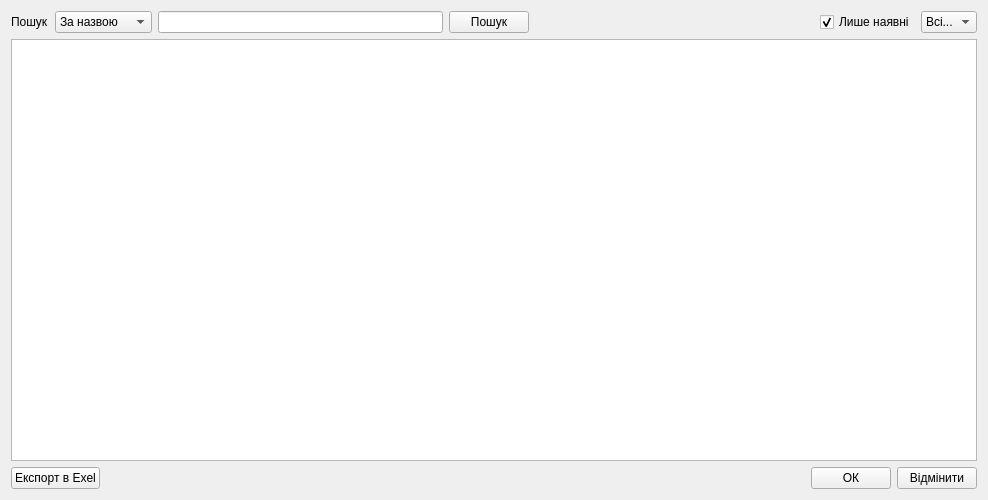
<?xml version="1.0" encoding="UTF-8"?>
<ui version="4.0">
 <class>viewForm</class>
 <widget class="QWidget" name="viewForm">
  <property name="geometry">
   <rect>
    <x>0</x>
    <y>0</y>
    <width>988</width>
    <height>500</height>
   </rect>
  </property>
  <property name="sizePolicy">
   <sizepolicy hsizetype="Preferred" vsizetype="Preferred">
    <horstretch>0</horstretch>
    <verstretch>0</verstretch>
   </sizepolicy>
  </property>
  <property name="minimumSize">
   <size>
    <width>640</width>
    <height>500</height>
   </size>
  </property>
  <property name="maximumSize">
   <size>
    <width>16777215</width>
    <height>16777215</height>
   </size>
  </property>
  <property name="windowTitle">
   <string>Перегляд товару</string>
  </property>
  <property name="windowIcon">
   <iconset resource="res.qrc">
    <normaloff>:/new/prefix1/ico/res/drawable-xxxhdpi/round_monetization_on_black_18.png</normaloff>:/new/prefix1/ico/res/drawable-xxxhdpi/round_monetization_on_black_18.png</iconset>
  </property>
  <layout class="QHBoxLayout" name="horizontalLayout_7">
   <item>
    <layout class="QVBoxLayout" name="verticalLayout">
     <property name="sizeConstraint">
      <enum>QLayout::SetMaximumSize</enum>
     </property>
     <item>
      <layout class="QHBoxLayout" name="horizontalLayout_6">
       <item>
        <layout class="QHBoxLayout" name="horizontalLayout">
         <item>
          <widget class="QLabel" name="label">
           <property name="text">
            <string>Пошук</string>
           </property>
          </widget>
         </item>
         <item>
          <widget class="QComboBox" name="comboBox_viewForm_serchType">
           <item>
            <property name="text">
             <string>За назвою</string>
            </property>
           </item>
           <item>
            <property name="text">
             <string>За кількістю</string>
            </property>
           </item>
           <item>
            <property name="text">
             <string>за ціною</string>
            </property>
           </item>
          </widget>
         </item>
         <item>
          <widget class="QLineEdit" name="lineEdit_viewForm_search"/>
         </item>
         <item>
          <widget class="QPushButton" name="pushButton_viewform_search">
           <property name="text">
            <string>Пошук</string>
           </property>
          </widget>
         </item>
         <item>
          <spacer name="horizontalSpacer_3">
           <property name="orientation">
            <enum>Qt::Horizontal</enum>
           </property>
           <property name="sizeHint" stdset="0">
            <size>
             <width>40</width>
             <height>20</height>
            </size>
           </property>
          </spacer>
         </item>
         <item>
          <widget class="QCheckBox" name="checkBox_viewForm_nullNumber">
           <property name="text">
            <string>Лише наявні</string>
           </property>
           <property name="checked">
            <bool>true</bool>
           </property>
          </widget>
         </item>
         <item>
          <widget class="QComboBox" name="comboBox_viewForm_place">
           <item>
            <property name="text">
             <string>Всі...</string>
            </property>
           </item>
          </widget>
         </item>
        </layout>
       </item>
      </layout>
     </item>
     <item>
      <layout class="QHBoxLayout" name="horizontalLayout_2">
       <item>
        <widget class="QTableView" name="tableView_viewForm">
         <property name="sizeAdjustPolicy">
          <enum>QAbstractScrollArea::AdjustIgnored</enum>
         </property>
         <property name="autoScroll">
          <bool>false</bool>
         </property>
         <property name="editTriggers">
          <set>QAbstractItemView::DoubleClicked|QAbstractItemView::SelectedClicked</set>
         </property>
         <property name="alternatingRowColors">
          <bool>true</bool>
         </property>
         <property name="selectionMode">
          <enum>QAbstractItemView::NoSelection</enum>
         </property>
         <property name="selectionBehavior">
          <enum>QAbstractItemView::SelectRows</enum>
         </property>
         <property name="sortingEnabled">
          <bool>true</bool>
         </property>
         <attribute name="horizontalHeaderCascadingSectionResizes">
          <bool>false</bool>
         </attribute>
         <attribute name="horizontalHeaderStretchLastSection">
          <bool>true</bool>
         </attribute>
        </widget>
       </item>
      </layout>
     </item>
     <item>
      <layout class="QHBoxLayout" name="horizontalLayout_5">
       <item>
        <layout class="QHBoxLayout" name="horizontalLayout_3">
         <item>
          <widget class="QPushButton" name="pushButton_viewForm_exel">
           <property name="text">
            <string>Експорт в Exel</string>
           </property>
           <property name="icon">
            <iconset resource="res.qrc">
             <normaloff>:/new/prefix1/ico/exel_256x256.png</normaloff>:/new/prefix1/ico/exel_256x256.png</iconset>
           </property>
          </widget>
         </item>
         <item>
          <spacer name="horizontalSpacer">
           <property name="orientation">
            <enum>Qt::Horizontal</enum>
           </property>
           <property name="sizeHint" stdset="0">
            <size>
             <width>40</width>
             <height>20</height>
            </size>
           </property>
          </spacer>
         </item>
         <item>
          <widget class="QPushButton" name="pushButton_viewForm_ok">
           <property name="text">
            <string>ОК</string>
           </property>
          </widget>
         </item>
         <item>
          <widget class="QPushButton" name="pushButton_viewForm_cancel">
           <property name="text">
            <string>Відмінити</string>
           </property>
          </widget>
         </item>
        </layout>
       </item>
      </layout>
     </item>
    </layout>
   </item>
  </layout>
 </widget>
 <resources>
  <include location="res.qrc"/>
 </resources>
 <connections/>
</ui>
